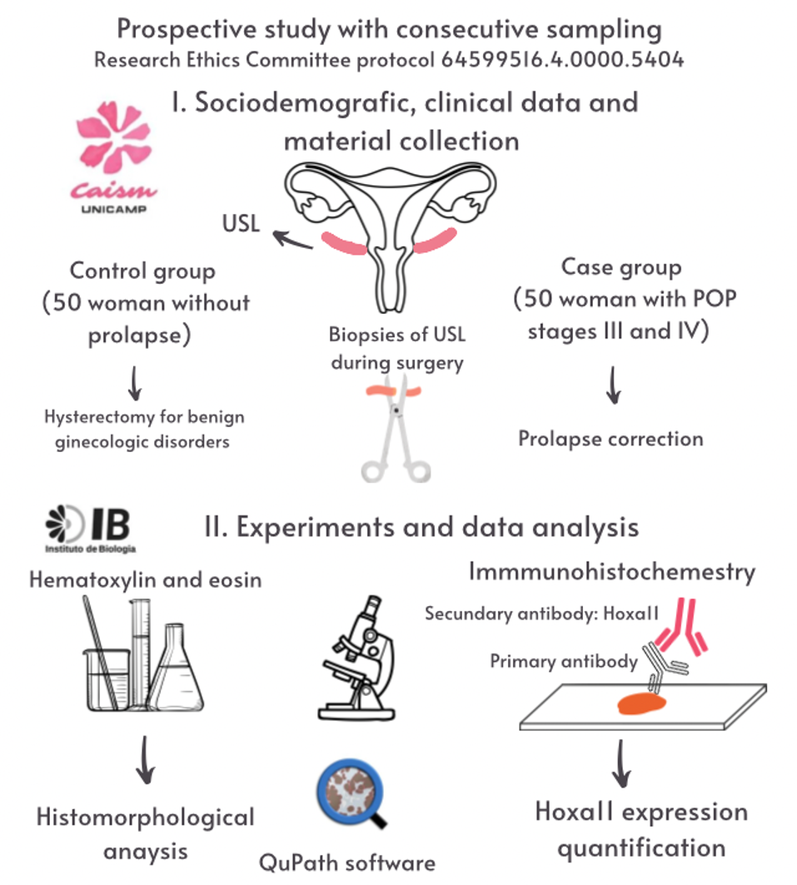
#> input picture fluxograma.png, 797 x 885 px, shrunk from 957 x 1063 before the run; its folder holds only this picture in this run
$ python extract_area_proportion_final.py .
#> lines starting #> are read from the running program, lines starting #| are printed output that depends on the picture; after the words box and inside, x2 and y2 are one past the last pixel; in counts of white or black regions, pixels touching at a corner belong together
#!/usr/bin/env python3
# -*- coding: utf-8 -*-
"""
extract_area_proportion_SIMPLE_ARGPARSE.py
==========================================

Goal (in plain words)
---------------------
Walk through a base folder, open each image mask, count how many pixels are
"positive" (non‑zero or above a small threshold), and save a small summary
table to a CSV file called `area_imunos_marcadas.csv` (or a name you choose).

Who is this for?
----------------
This version is intentionally **simple and highly commented** so that a
biologist or a beginner programmer can read and modify it without stress.

How to run it (without editing the file)
----------------------------------------
Use the command line and pass your folder path (and optional settings):

Windows example:
    python extract_area_proportion_SIMPLE_ARGPARSE.py "D:\analise de imagem\luana\imunos_c_morpho\imunos_c_morpho" --threshold 0 --pixel-size-um 0.325

macOS / Linux example:
    python3 extract_area_proportion_SIMPLE_ARGPARSE.py "/path/to/imunos_c_morpho" --threshold 0 --pixel-size-um 0.325

What you need to run it
-----------------------
- Python 3.x
- Libraries: Pillow (PIL) and NumPy
  Install with:  pip install pillow numpy

Important definitions
---------------------
- "Positive pixel": any pixel whose intensity is **greater than THRESHOLD**.
  If your masks are binary (0 = background, 255 = foreground), leave THRESHOLD = 0.
- "Area in pixels²": the number of positive pixels (same as counting foreground).
- "Area %": (positive pixels / total pixels) * 100.
- "Area in µm²": only computed if you provide PIXEL_SIZE_UM (micrometers per pixel).

File types
----------
We look for images with these extensions by default: .tif, .tiff, .png, .jpg, .jpeg
(You can change or add more via the --patterns argument.)
"""

# ============================
# 1) IMPORTS (kept very small)
# ============================
from pathlib import Path
import csv
import argparse
from typing import Optional, List

import numpy as np
from PIL import Image


# ============================================
# 2) DEFAULTS (simple knobs you might tweak)
# ============================================
# These are the *defaults* used by argparse. You can override them from the command line.
DEFAULT_THRESHOLD: float = 0.0                 # pixels > THRESHOLD are considered "positive"
DEFAULT_PIXEL_SIZE_UM: Optional[float] = None  # set e.g. 0.325 to also compute area in µm²
DEFAULT_OUTPUT_CSV_NAME: str = "area_imunos_marcadas.csv"
DEFAULT_PATTERNS: List[str] = ["*.tif", "*.tiff", "*.png", "*.jpg", "*.jpeg"]


# ====================================================
# 3) HELPER FUNCTIONS (like in a notebook: define first)
# ====================================================
def load_image_as_grayscale(image_path: Path) -> np.ndarray:
    """
    Open an image and convert it to a simple 2D grayscale NumPy array.

    Why grayscale?
    --------------
    For area counting, we only need intensity values. Grayscale makes thresholding
    straightforward and avoids color complications.
    """
    # Image.open handles many formats (including TIFF). Convert("L") -> grayscale [0..255].
    img = Image.open(image_path).convert("L")
    arr = np.array(img)
    return arr


def measure_area_from_mask(
    image_array: np.ndarray,
    threshold: float = DEFAULT_THRESHOLD,
    pixel_size_um: Optional[float] = DEFAULT_PIXEL_SIZE_UM
) -> dict:
    """
    Count how many pixels are "positive" (value > threshold) and compute simple metrics.

    Returns a dictionary ready to be written as a CSV row with these keys:
    - width_px, height_px, total_px
    - positive_px, area_px2, area_perc, area_um2 (area_um2 may be None if pixel_size_um is None)
    """
#> called with threshold = 0
    # Ensure the array is 2D. If a stack or multi-channel sneaks in, take a simple
    # max projection across extra axes (this treats any signal in a stack as "positive").
    if image_array.ndim > 2:
        image_array = image_array.max(axis=0)

    height_px, width_px = image_array.shape[:2]
#> height_px = 885; width_px = 797
    total_px = int(width_px * height_px)
#> total_px = 705345

    # Positive mask: pixels strictly greater than the chosen threshold
    positive_mask = image_array.astype(np.float32) > float(threshold)
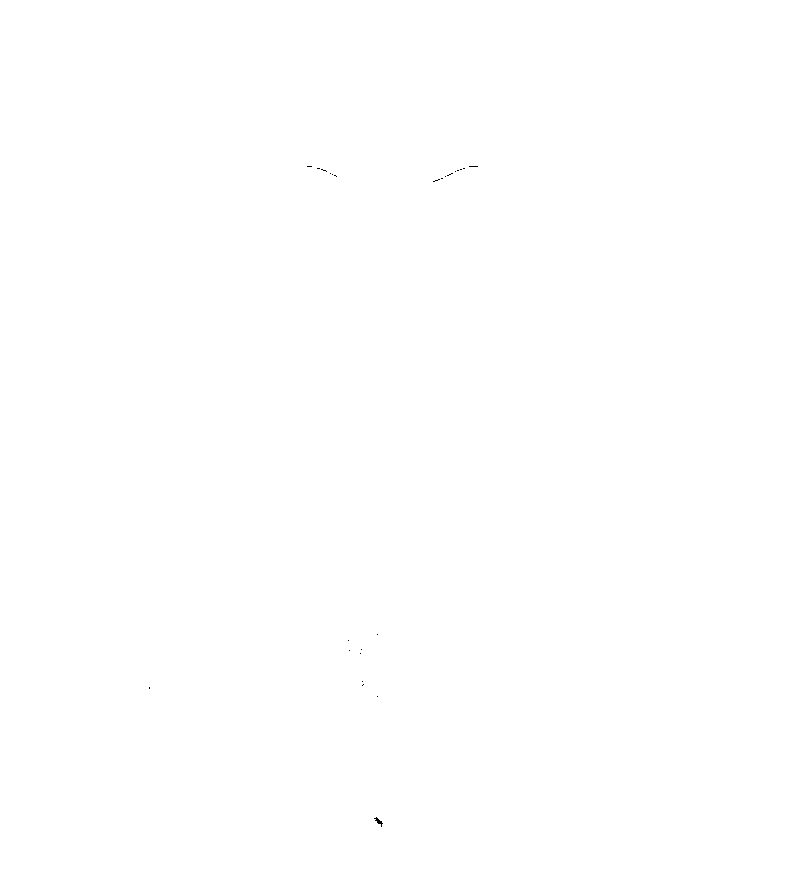
#> positive_mask: shape (885, 797) bool; 100% white; black in thin lines or dots, all inside (x1, y1, x2, y2) = (149, 166, 478, 827)
    positive_px = int(positive_mask.sum())
#> positive_px = 705252

    # Area in pixel units (just the count of positives)
    area_px2 = positive_px
#> area_px2 = 705252

    # Percentage of the image that is positive
    area_perc = (positive_px / total_px * 100.0) if total_px > 0 else 0.0
#> area_perc = 99.99

    # Optional physical area in µm², if calibration is known
    area_um2: Optional[float] = None
    if pixel_size_um is not None:
        area_um2 = float(positive_px) * (float(pixel_size_um) ** 2)

    return dict(
        width_px=width_px,
        height_px=height_px,
        total_px=total_px,
        positive_px=positive_px,
        area_px2=area_px2,
        area_perc=area_perc,
        area_um2=area_um2,
    )


def find_images_recursively(base_path: Path, patterns: List[str]) -> List[Path]:
    """
    Search the base folder and all subfolders for files that match the given patterns.
    Example patterns: ["*.tif", "*.png"]
    """
    all_files: List[Path] = []
    for pat in patterns:
        all_files.extend(base_path.rglob(pat))
    # Remove duplicates and sort for a stable, tidy order
    all_files = sorted(set(all_files))
    return all_files


def save_rows_to_csv(rows: List[dict], output_csv_path: Path) -> None:
    """
    Save a list of dictionaries as a CSV file. Each dictionary is one row.
    The CSV column order is defined here for clarity and consistency.
    """
    # Define the CSV column order clearly (beginner-friendly)
    fieldnames = [
        "file_path", "file_name", "parent_dir",
        "width_px", "height_px", "total_px",
        "positive_px", "area_px2", "area_perc", "area_um2",
    ]

    output_csv_path.parent.mkdir(parents=True, exist_ok=True)

    with output_csv_path.open("w", newline="", encoding="utf-8") as f:
        writer = csv.DictWriter(f, fieldnames=fieldnames)
        writer.writeheader()
        for row in rows:
            writer.writerow(row)


# ===========================================
# 4) MAIN LOOP (do the work now, step by step)
# ===========================================
def main() -> None:
    # --- argparse setup ---
    parser = argparse.ArgumentParser(
        description=(
            "Compute area proportions from mask images (positive pixels > threshold) "
            "and export results to a CSV file."
        )
    )
    parser.add_argument(
        "base_path",
        type=str,
        help="Base folder containing your images (searches recursively).",
    )
    parser.add_argument(
        "--threshold",
        type=float,
        default=DEFAULT_THRESHOLD,
        help=f"Pixel intensity threshold (default: {DEFAULT_THRESHOLD}). Pixels > threshold are positive.",
    )
    parser.add_argument(
        "--pixel-size-um",
        type=float,
        default=DEFAULT_PIXEL_SIZE_UM,
        help=(
            "Pixel size in micrometers per pixel (optional). "
            "If provided, area_um2 is computed as positive_px * (pixel_size_um ** 2)."
        ),
    )
    parser.add_argument(
        "--output",
        type=str,
        default=DEFAULT_OUTPUT_CSV_NAME,
        help=f"Name of the output CSV file (default: {DEFAULT_OUTPUT_CSV_NAME}).",
    )
    parser.add_argument(
        "--patterns",
        nargs="+",
        default=DEFAULT_PATTERNS,
        help=(
            "File patterns to search for (space-separated). "
            f'Default: {" ".join(DEFAULT_PATTERNS)}'
        ),
    )
    args = parser.parse_args()

    # --- convert to Path and check existence ---
    base = Path(args.base_path)
    if not base.exists():
        raise FileNotFoundError(
            f"Base path does not exist:\n{base}\n"
            "Please check the path you passed as the first argument."
        )

    print(f"Looking for images under:\n  {base}\n")

    # 1) Find images using the patterns provided (or defaults)
    image_paths = find_images_recursively(base, args.patterns)
    if not image_paths:
        print("No images found. Adjust --patterns or check your folder.")
        return

    print(f"Found {len(image_paths)} image(s). Measuring areas...\n")

    # 2) Measure each image and collect rows
    rows: List[dict] = []
    for p in image_paths:
        try:
            arr = load_image_as_grayscale(p)
            metrics = measure_area_from_mask(
                arr,
                threshold=args.threshold,
                pixel_size_um=args.pixel_size_um
            )
#> metrics = 7 items

            # Add file identity info alongside the numeric metrics
            row = dict(
                file_path=str(p),
                file_name=p.name,
                parent_dir=p.parent.name,
                **metrics,
            )
#> row = 10 items
            rows.append(row)
        except Exception as e:
            # If a file fails, print a warning and move on to the next one
            print(f"[WARN] Could not process {p}: {e}")

    # 3) Save results as CSV inside the base folder
    output_csv = base / args.output
    save_rows_to_csv(rows, output_csv)
#> the loop in save_rows_to_csv, `for row in rows:` made 1 pass

    # 4) Print a tiny summary to the screen
    avg_area = float(np.mean([r["area_perc"] for r in rows])) if rows else float("nan")
#> avg_area = 99.99
    print(f"\nDone! Wrote {len(rows)} rows to:\n  {output_csv}")
#| Done! Wrote 1 rows to:
#|   area_imunos_marcadas.csv
    print(f"Average area% across files: {avg_area:.3f}")
#| Average area% across files: 99.987


if __name__ == "__main__":
    main()
